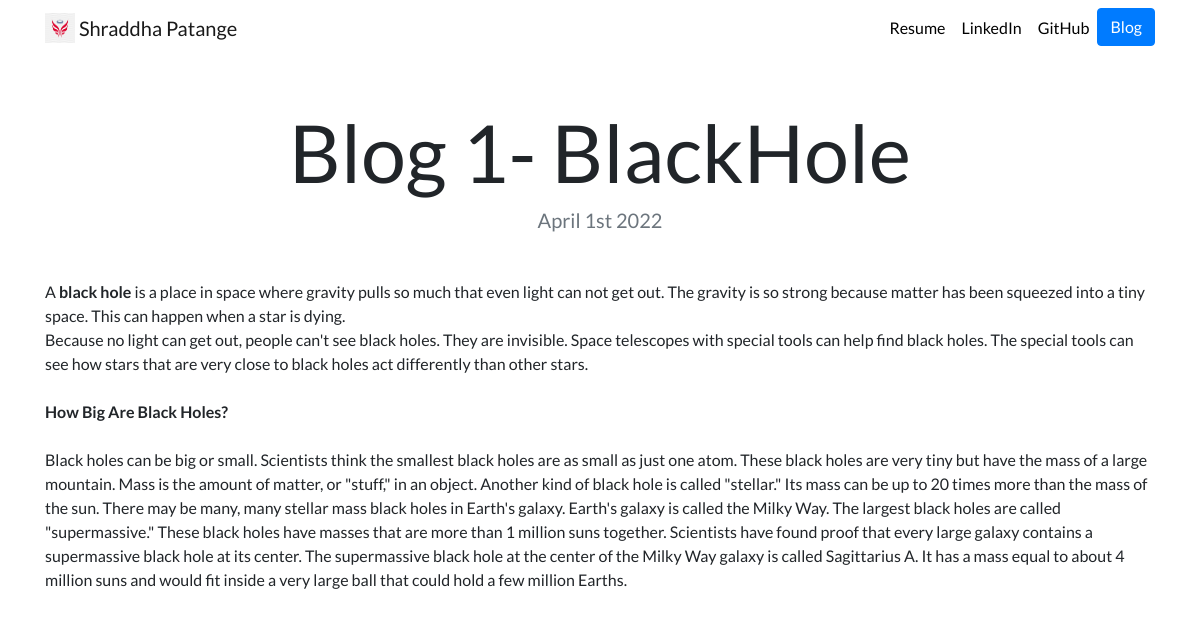
Page /blog/1/ on the committed database.
### blog/models.py (models this page shows, shortened)
class Blog(models.Model):
    title = models.CharField(max_length = 200)
    description = models.TextField()
    date = models.DateField()

### blog/views.py (the view)
# urls.py: path('<int:blog_id>/', views.detail, name = 'detail'),
def detail(request,blog_id):
    blog = get_object_or_404(Blog, pk = blog_id)
    return render(request, 'blog/detail.html',{'blog': blog})

### blog/templates/blog/detail.html
{% extends "portfolio/base.html" %}
{% load static %}
{% block content %}
<h1 class="text-center mt-5" id="blogdetailtitle">{{ blog.title }}</h1>
<h5 class="text-center text-muted mb-5">{{ blog.date|date:'F jS Y' }}</h5>
{{ blog.description|safe }}
{% endblock %}

### portfolio/static/portfolio/custom.css (style rules this page uses)
body { font-family: 'Lato', sans-serif; }
@media (min-width: 992px) { #blogdetailtitle { font-size: 5rem; } }

### rows in the picture
Blog: title "Blog 1- BlackHole", date "April 1st 2022", description "A black hole is a place in space where gravity pulls so much that even light can not get out. The gravity is so strong because matter has been squeezed into a tiny space. This can happen when a star is dying. Because no light can get out, people can't see black holes. They are invisible. Space telescopes with special tools can help find black holes. The special tools can see how stars that are very close to black holes act differently than other stars. How Big Are Black Holes? Black holes can be big or small. Scientists think the smallest black holes are as small as just one atom. These black holes are very tiny but have the mass of a large mountain. Mass is the amount of matter, or…"
